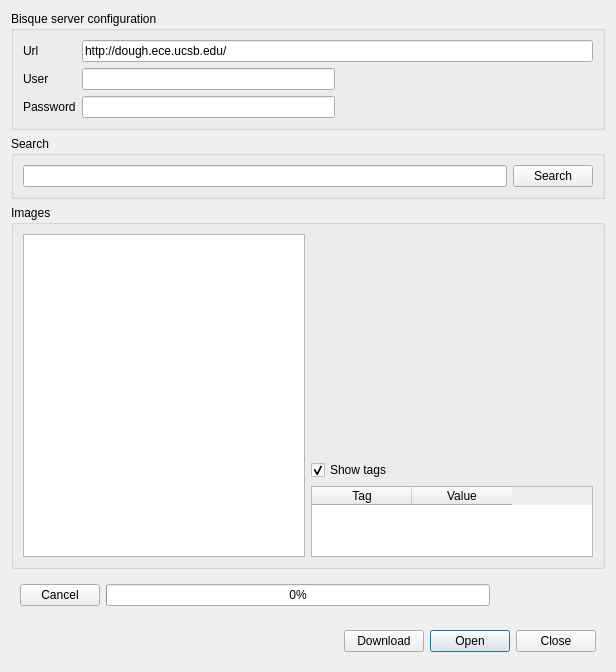
<ui version="4.0" >
 <class>BisqueAccessDialog</class>
 <widget class="QDialog" name="BisqueAccessDialog" >
  <property name="geometry" >
   <rect>
    <x>0</x>
    <y>0</y>
    <width>616</width>
    <height>672</height>
   </rect>
  </property>
  <property name="windowTitle" >
   <string>Bisque Access</string>
  </property>
  <layout class="QGridLayout" >
   <item row="0" column="0" >
    <widget class="QGroupBox" name="groupBox_3" >
     <property name="title" >
      <string>Bisque server configuration</string>
     </property>
     <layout class="QGridLayout" >
      <item row="0" column="0" >
       <widget class="QLabel" name="label" >
        <property name="sizePolicy" >
         <sizepolicy vsizetype="Preferred" hsizetype="Maximum" >
          <horstretch>0</horstretch>
          <verstretch>0</verstretch>
         </sizepolicy>
        </property>
        <property name="text" >
         <string>Url</string>
        </property>
       </widget>
      </item>
      <item row="0" column="1" colspan="2" >
       <widget class="QLineEdit" name="urlEdit" >
        <property name="text" >
         <string>http://dough.ece.ucsb.edu/</string>
        </property>
       </widget>
      </item>
      <item row="1" column="0" >
       <widget class="QLabel" name="label_2" >
        <property name="sizePolicy" >
         <sizepolicy vsizetype="Preferred" hsizetype="Maximum" >
          <horstretch>0</horstretch>
          <verstretch>0</verstretch>
         </sizepolicy>
        </property>
        <property name="text" >
         <string>User</string>
        </property>
       </widget>
      </item>
      <item row="1" column="1" >
       <widget class="QLineEdit" name="userEdit" >
        <property name="maximumSize" >
         <size>
          <width>300</width>
          <height>16777215</height>
         </size>
        </property>
        <property name="text" >
         <string/>
        </property>
       </widget>
      </item>
      <item rowspan="2" row="1" column="2" >
       <widget class="QLabel" name="statusLabel" >
        <property name="sizePolicy" >
         <sizepolicy vsizetype="Preferred" hsizetype="Expanding" >
          <horstretch>0</horstretch>
          <verstretch>0</verstretch>
         </sizepolicy>
        </property>
        <property name="text" >
         <string/>
        </property>
        <property name="textFormat" >
         <enum>Qt::RichText</enum>
        </property>
        <property name="alignment" >
         <set>Qt::AlignCenter</set>
        </property>
       </widget>
      </item>
      <item row="2" column="0" >
       <widget class="QLabel" name="label_3" >
        <property name="sizePolicy" >
         <sizepolicy vsizetype="Preferred" hsizetype="Maximum" >
          <horstretch>0</horstretch>
          <verstretch>0</verstretch>
         </sizepolicy>
        </property>
        <property name="text" >
         <string>Password</string>
        </property>
       </widget>
      </item>
      <item row="2" column="1" >
       <widget class="QLineEdit" name="passwordEdit" >
        <property name="maximumSize" >
         <size>
          <width>300</width>
          <height>16777215</height>
         </size>
        </property>
        <property name="text" >
         <string/>
        </property>
        <property name="echoMode" >
         <enum>QLineEdit::Password</enum>
        </property>
       </widget>
      </item>
     </layout>
    </widget>
   </item>
   <item row="1" column="0" >
    <widget class="QGroupBox" name="groupBox_2" >
     <property name="title" >
      <string>Search</string>
     </property>
     <layout class="QGridLayout" >
      <item row="0" column="0" >
       <widget class="QLineEdit" name="searchEdit" />
      </item>
      <item row="0" column="1" >
       <widget class="QPushButton" name="searchButton" >
        <property name="text" >
         <string>Search</string>
        </property>
       </widget>
      </item>
     </layout>
    </widget>
   </item>
   <item row="2" column="0" >
    <widget class="QGroupBox" name="groupBox" >
     <property name="title" >
      <string>Images</string>
     </property>
     <layout class="QGridLayout" >
      <item rowspan="4" row="0" column="0" >
       <widget class="QListWidget" name="imagesListWidget" >
        <property name="maximumSize" >
         <size>
          <width>16777215</width>
          <height>16777215</height>
         </size>
        </property>
       </widget>
      </item>
      <item row="0" column="1" >
       <widget class="QLabel" name="imageLabel" >
        <property name="minimumSize" >
         <size>
          <width>200</width>
          <height>200</height>
         </size>
        </property>
        <property name="maximumSize" >
         <size>
          <width>16777215</width>
          <height>16777215</height>
         </size>
        </property>
        <property name="text" >
         <string/>
        </property>
        <property name="scaledContents" >
         <bool>false</bool>
        </property>
        <property name="alignment" >
         <set>Qt::AlignCenter</set>
        </property>
       </widget>
      </item>
      <item row="2" column="1" >
       <widget class="QCheckBox" name="showTagsCheck" >
        <property name="text" >
         <string>Show tags</string>
        </property>
        <property name="checked" >
         <bool>true</bool>
        </property>
       </widget>
      </item>
      <item row="3" column="1" >
       <widget class="QTableWidget" name="TagsTableWidget" >
        <column>
         <property name="text" >
          <string>Tag</string>
         </property>
        </column>
        <column>
         <property name="text" >
          <string>Value</string>
         </property>
        </column>
       </widget>
      </item>
      <item row="1" column="1" >
       <widget class="QLabel" name="fileNameLabel" >
        <property name="text" >
         <string/>
        </property>
        <property name="alignment" >
         <set>Qt::AlignCenter</set>
        </property>
       </widget>
      </item>
     </layout>
    </widget>
   </item>
   <item row="3" column="0" >
    <widget class="QWidget" native="1" name="widget_2" >
     <layout class="QHBoxLayout" >
      <item>
       <widget class="QPushButton" name="cancelButton" >
        <property name="text" >
         <string>Cancel</string>
        </property>
       </widget>
      </item>
      <item>
       <widget class="QProgressBar" name="progressBar" >
        <property name="minimumSize" >
         <size>
          <width>100</width>
          <height>0</height>
         </size>
        </property>
        <property name="value" >
         <number>0</number>
        </property>
        <property name="format" >
         <string>%p%</string>
        </property>
       </widget>
      </item>
      <item>
       <widget class="QLabel" name="progressLabel" >
        <property name="minimumSize" >
         <size>
          <width>100</width>
          <height>0</height>
         </size>
        </property>
        <property name="text" >
         <string/>
        </property>
       </widget>
      </item>
     </layout>
    </widget>
   </item>
   <item row="4" column="0" >
    <widget class="QWidget" native="1" name="widget" >
     <layout class="QHBoxLayout" >
      <item>
       <widget class="QLabel" name="pathLabel" >
        <property name="sizePolicy" >
         <sizepolicy vsizetype="Preferred" hsizetype="Expanding" >
          <horstretch>0</horstretch>
          <verstretch>0</verstretch>
         </sizepolicy>
        </property>
        <property name="cursor" >
         <cursorShape>PointingHandCursor</cursorShape>
        </property>
        <property name="text" >
         <string/>
        </property>
        <property name="textFormat" >
         <enum>Qt::RichText</enum>
        </property>
       </widget>
      </item>
      <item>
       <widget class="QPushButton" name="downloadButton" >
        <property name="enabled" >
         <bool>true</bool>
        </property>
        <property name="text" >
         <string>Download</string>
        </property>
       </widget>
      </item>
      <item>
       <widget class="QDialogButtonBox" name="buttonBox" >
        <property name="sizePolicy" >
         <sizepolicy vsizetype="Fixed" hsizetype="Maximum" >
          <horstretch>0</horstretch>
          <verstretch>0</verstretch>
         </sizepolicy>
        </property>
        <property name="orientation" >
         <enum>Qt::Horizontal</enum>
        </property>
        <property name="standardButtons" >
         <set>QDialogButtonBox::Close|QDialogButtonBox::Open</set>
        </property>
       </widget>
      </item>
     </layout>
    </widget>
   </item>
  </layout>
 </widget>
 <resources/>
 <connections/>
</ui>
